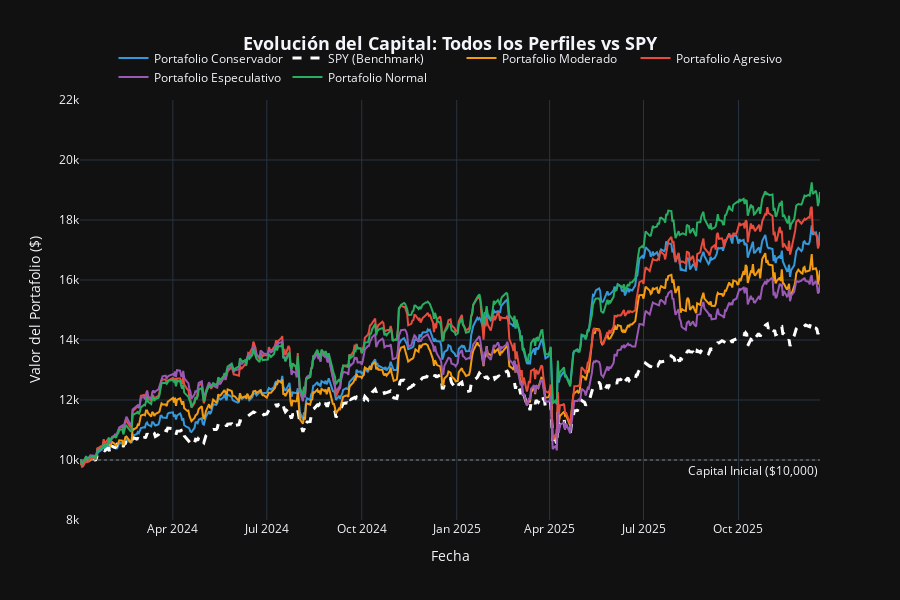

The code cell stored with this chart in its notebook:
### Code cell
# Gráfico de Equity Curves consolidado
print("\n" + "="*80)
print("📈 CURVAS DE EQUITY COMPARATIVAS")
print("="*80)

fig_equity = go.Figure()

colores_perfiles = {
    'conservador': '#3498db',
    'moderado': '#f39c12',
    'agresivo': '#e74c3c',
    'especulativo': '#9b59b6',
    'normal': '#27ae60'
}

benchmark_agregado = False

for perfil_name, df_equity in equity_curves.items():
    # Agregar equity del portafolio
    if 'equity_portafolio' in df_equity.columns:
        fig_equity.add_trace(go.Scatter(
            x=df_equity.index,
            y=df_equity['equity_portafolio'],
            mode='lines',
            name=f'Portafolio {perfil_name.capitalize()}',
            line=dict(color=colores_perfiles.get(perfil_name, '#888'), width=2)
        ))
    
    # Agregar benchmark solo una vez
    if not benchmark_agregado and 'equity_benchmark' in df_equity.columns:
        fig_equity.add_trace(go.Scatter(
            x=df_equity.index,
            y=df_equity['equity_benchmark'],
            mode='lines',
            name='SPY (Benchmark)',
            line=dict(color='white', width=3, dash='dash')
        ))
        benchmark_agregado = True

fig_equity.update_layout(
    title=dict(text='<b>Evolución del Capital: Todos los Perfiles vs SPY</b>', x=0.5, font=dict(size=18)),
    xaxis_title='Fecha',
    yaxis_title='Valor del Portafolio ($)',
    template='plotly_dark',
    height=600,
    hovermode='x unified',
    legend=dict(orientation='h', yanchor='bottom', y=1.02, xanchor='center', x=0.5),
    yaxis=dict(range=[8000, 22000])  # Ajustar rango para mejor visualización
)

# Agregar línea de capital inicial
fig_equity.add_hline(y=10000, line_dash='dot', line_color='gray', opacity=0.5, 
                     annotation_text='Capital Inicial ($10,000)', annotation_position='bottom right')

fig_equity.show()

### Figure 1 — Plotly figure (JSON) as saved in the notebook; plotly's stock layout.template omitted (floating-point values rounded to 4 significant figures; data arrays with more than 128 entries replaced by an {"elided": "..."} marker saying what was removed)
{"data": [{"line": {"color": "#3498db", "width": 2}, "mode": "lines", "name": "Portafolio Conservador", "type": "scatter", "x": {"elided": "495 str values"}, "y": {"elided": "495 float values"}}, {"line": {"color": "white", "dash": "dash", "width": 3}, "mode": "lines", "name": "SPY (Benchmark)", "type": "scatter", "x": {"elided": "495 str values"}, "y": {"elided": "495 float values"}}, {"line": {"color": "#f39c12", "width": 2}, "mode": "lines", "name": "Portafolio Moderado", "type": "scatter", "x": {"elided": "495 str values"}, "y": {"elided": "495 float values"}}, {"line": {"color": "#e74c3c", "width": 2}, "mode": "lines", "name": "Portafolio Agresivo", "type": "scatter", "x": {"elided": "495 str values"}, "y": {"elided": "495 float values"}}, {"line": {"color": "#9b59b6", "width": 2}, "mode": "lines", "name": "Portafolio Especulativo", "type": "scatter", "x": {"elided": "495 str values"}, "y": {"elided": "495 float values"}}, {"line": {"color": "#27ae60", "width": 2}, "mode": "lines", "name": "Portafolio Normal", "type": "scatter", "x": {"elided": "495 str values"}, "y": {"elided": "495 float values"}}], "layout": {"annotations": [{"showarrow": false, "text": "Capital Inicial ($10,000)", "x": 1, "xanchor": "right", "xref": "x domain", "y": 10000, "yanchor": "top", "yref": "y"}], "height": 600, "hovermode": "x unified", "legend": {"orientation": "h", "x": 0.5, "xanchor": "center", "y": 1.02, "yanchor": "bottom"}, "shapes": [{"line": {"color": "gray", "dash": "dot"}, "opacity": 0.5, "type": "line", "x0": 0, "x1": 1, "xref": "x domain", "y0": 10000, "y1": 10000, "yref": "y"}], "title": {"font": {"size": 18}, "text": "<b>Evolución del Capital: Todos los Perfiles vs SPY</b>", "x": 0.5}, "xaxis": {"title": {"text": "Fecha"}}, "yaxis": {"range": [8000, 22000], "title": {"text": "Valor del Portafolio ($)"}}}}
